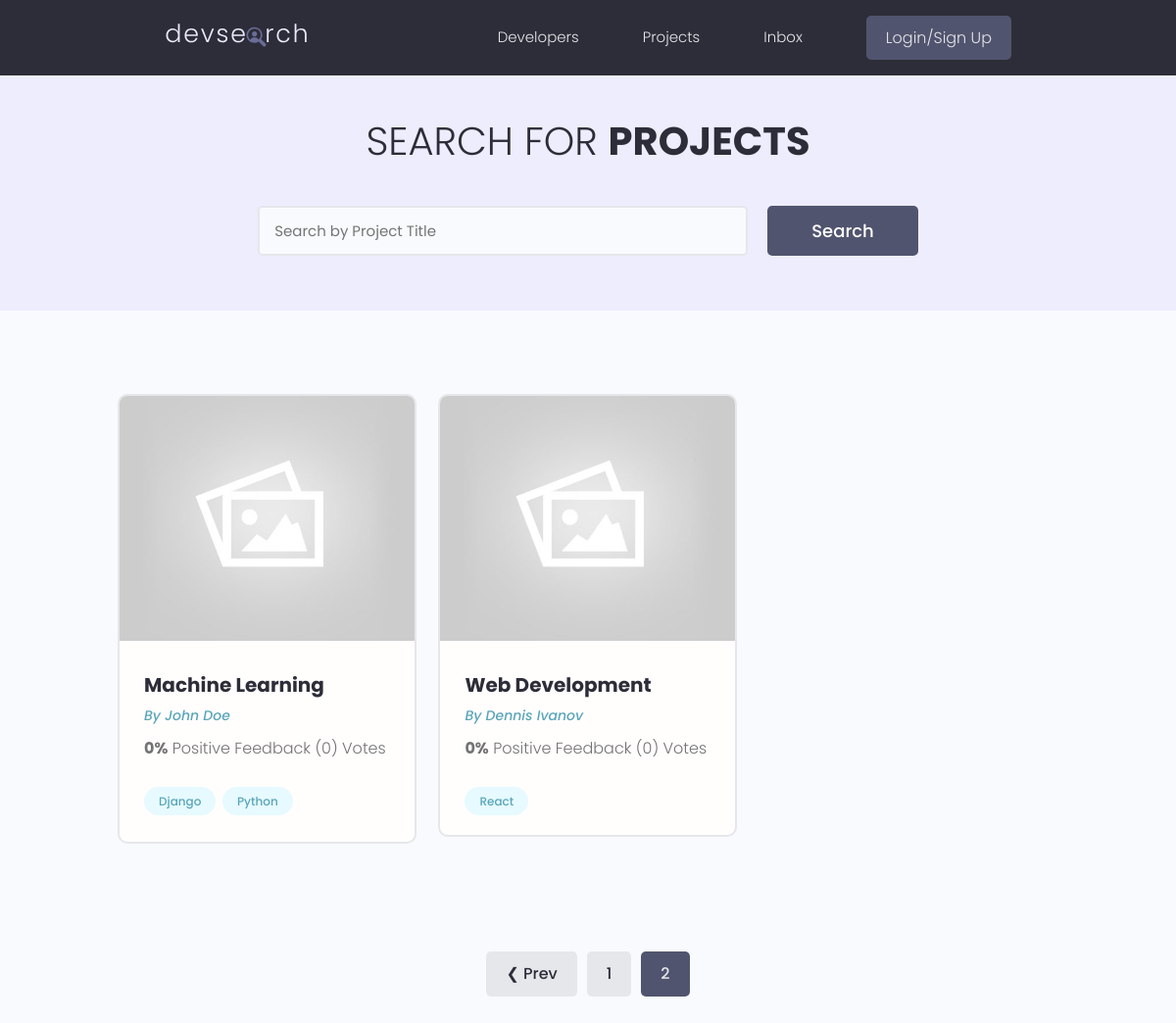
Before: /projects/?page=3 with the older database file.
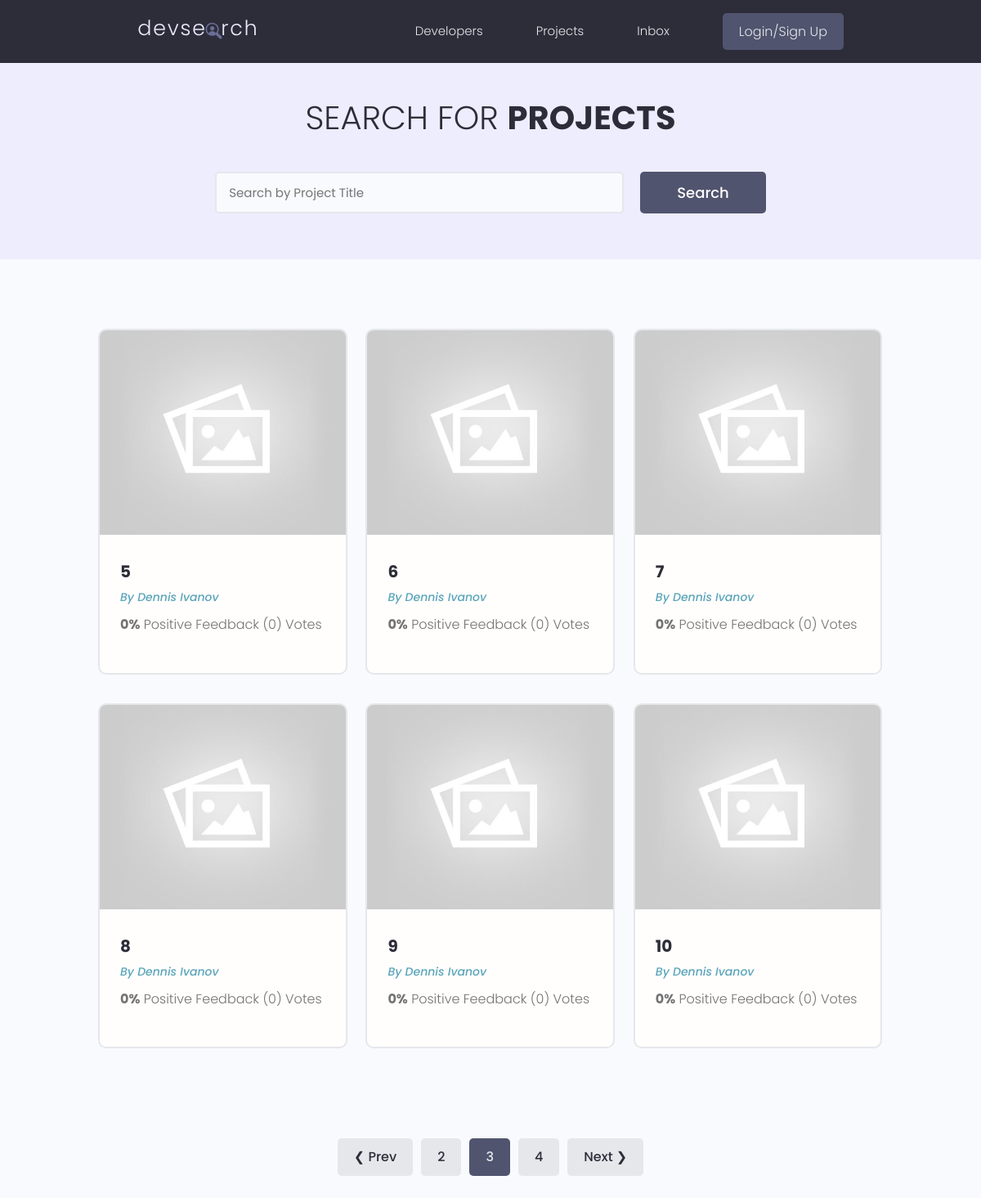
After: the same page with the newer database file.
### projects/models.py (models this page shows, shortened)
class Project(models.Model):
    owner = models.ForeignKey(Profile, null=True, blank=True, on_delete=models.SET_NULL)
    title = models.CharField(max_length=200)
    description = models.TextField(null=True, blank=True)
    featured_image = models.ImageField(null=True, blank=True, default="default.jpg")
    demo_link = models.CharField(max_length=2000, null=True, blank=True)
    source_link = models.CharField(max_length=2000, null=True, blank=True)
    tags = models.ManyToManyField('Tag', blank=True)
    vote_total = models.IntegerField(default=0, null=True, blank=True)
    vote_ratio = models.IntegerField(default=0, null=True, blank=True)
    created = models.DateTimeField(auto_now_add=True)
    id = models.UUIDField(default=uuid.uuid4, unique=True, primary_key=True, editable=False)
    class Meta:
        ordering = ['created']

class Tag(models.Model):
    name = models.CharField(max_length=200)
    created = models.DateTimeField(auto_now_add=True)
    id = models.UUIDField(default=uuid.uuid4, unique=True, primary_key=True, editable=False)
    def __str__(self):
        return self.name

### users/models.py (models this page shows, shortened)
class Profile(models.Model):
    user = models.OneToOneField(User, on_delete=models.CASCADE, null=True, blank=True)
    name = models.CharField(max_length=200, blank=True, null=True)
    email = models.EmailField(max_length=500, blank=True, null=True)
    username = models.CharField(max_length=200, blank=True, null=True)
    location = models.CharField(max_length=200, blank=True, null=True)
    short_intro = models.CharField(max_length=200, blank=True, null=True)
    bio = models.TextField(blank=True, null=True)
    profile_image = models.ImageField(null=True, blank=True, upload_to='profiles/', default="profiles/user-default.png")
    social_github = models.CharField(max_length=200, blank=True, null=True)
    social_twitter = models.CharField(max_length=200, blank=True, null=True)
    social_linkedin = models.CharField(max_length=200, blank=True, null=True)
    social_youtube = models.CharField(max_length=200, blank=True, null=True)
    social_website = models.CharField(max_length=200, blank=True, null=True)
    created = models.DateTimeField(auto_now_add=True)
    id = models.UUIDField(default=uuid.uuid4, unique=True, primary_key=True, editable=False)

### projects/views.py (the view)
# urls.py: path('projects/', include('projects.urls')),
def projects(request):
    projects, search_query = searchProjects(request)
    result = 6
    custom_range, projects = paginateProjects(request, projects, result)
    context = {'projects' : projects, 'search_query' : search_query, 'custom_range' : custom_range}
    return render(request, 'projects/projects.html', context)

### projects/utils.py (called while the page is built)
def paginateProjects(request, projects, result):
    page = request.GET.get('page')
    paginator = Paginator(projects, result)
    try:
        projects = paginator.page(page)
    except PageNotAnInteger:
        page = 1
        projects = paginator.page(page)
    except EmptyPage:
        page = paginator.num_pages
        projects = paginator.page(page)
    leftIndex = (int(page) - 1)
    if leftIndex < 1:
        leftIndex = 1
    rightIndex = (int(page) + 2)
    if rightIndex > paginator.num_pages:
        rightIndex = paginator.num_pages + 1
    custom_range = range(leftIndex, rightIndex)
    return custom_range, projects

def searchProjects(request):
    search_query = ''
    if request.GET.get('search_query'):
        search_query = request.GET.get('search_query')
    tags = Tag.objects.filter(name__icontains=search_query)
    projects = Project.objects.distinct().filter(Q(title__icontains=search_query) | Q(description__icontains=search_query) | Q(owner__name__icontains=search_query) | Q(tags__in=tags))
    return projects, search_query

### projects/templates/projects/projects.html (shortened to what this page needs)
{% extends 'main.html' %}
{% block content %}
<main class="projects">
  <section class="hero-section text-center">
    <div class="container container--narrow">
      <div class="hero-section__box">
        <h2>Search for <span>Projects</span></h2>
      </div>
      <div class="hero-section__search">
        <form id='searchForm' class="form" action="{% url 'projects' %}" method="get">
          <div class="form__field">
            <input class="input input--text" id="formInput#search" type="text" name="search_query"
              value="{{search_query}}" placeholder="Search by Project Title" />
          </div>
          <input class="btn btn--sub btn--lg" type="submit" value="Search" />
        </form>
      </div>
    </div>
  </section>
  <section class="projectsList">
    <div class="container">
      <div class="grid grid--three">
      {% for project in projects %}
        <div class="column">
          <div class="card project">
            <a href="{% url 'project' project.id %}" class="project">
              <img class="project__thumbnail" src="{{ project.featured_image.url }}" alt="project thumbnail" />
              <div class="card__body">
                <h3 class="project__title">{{project.title}}</h3>
                <p><a class="project__author" href="{% url 'user-profile' project.owner.id %}">By {{project.owner.name}}</a></p>
                <p class="project--rating">
                  <span style="font-weight: bold;">{{project.vote_ratio}}%</span> Positive
                  Feedback ({{project.vote_total}}) Vote{{project.vote_total|pluralize:"s"}}
                </p>
                <div class="project__tags">
                  {% for tag in project.tags.all %}
                  <span class="tag tag--pill tag--main">
                    <small>{{tag}}</small>
                  </span>
                  {% endfor %}
                </div>
              </div>
            </a>
          </div>
        </div>
      {% endfor %}
      </div>
    </div>
  </section>
  {% include 'pagination.html' with queryset=projects custom_range=custom_range %}
</main>
{% endblock content %}

Changed rows visible on the page:
no longer on this page (row unchanged): Project: featured_image (placeholder picture), title "Machine Learning", owner.name "John Doe", vote_ratio "0", vote_total "0"
no longer on this page (row unchanged): Tag: name "Django", shown under "Machine Learning"
no longer on this page (row unchanged): Tag: name "Python", shown under "Machine Learning"
no longer on this page (row unchanged): Project: featured_image (placeholder picture), title "Web Development", owner.name "Dennis Ivanov", vote_ratio "0", vote_total "0"
no longer on this page (row unchanged): Tag: name "React", shown under "Web Development"
added Project: featured_image (placeholder picture), title "5", owner.name "Dennis Ivanov", vote_ratio "0", vote_total "0"
added Project: featured_image (placeholder picture), title "6", owner.name "Dennis Ivanov", vote_ratio "0", vote_total "0"
added Project: featured_image (placeholder picture), title "7", owner.name "Dennis Ivanov", vote_ratio "0", vote_total "0"
added Project: featured_image (placeholder picture), title "8", owner.name "Dennis Ivanov", vote_ratio "0", vote_total "0"
added Project: featured_image (placeholder picture), title "9", owner.name "Dennis Ivanov", vote_ratio "0", vote_total "0"
added Project: featured_image (placeholder picture), title "10", owner.name "Dennis Ivanov", vote_ratio "0", vote_total "0"
Other visible differences:
list line gone: "2"
new list line: "2"
new list line: "3"
new list line: "4"
text now shown: "Next ❯"
list line gone: "1"
